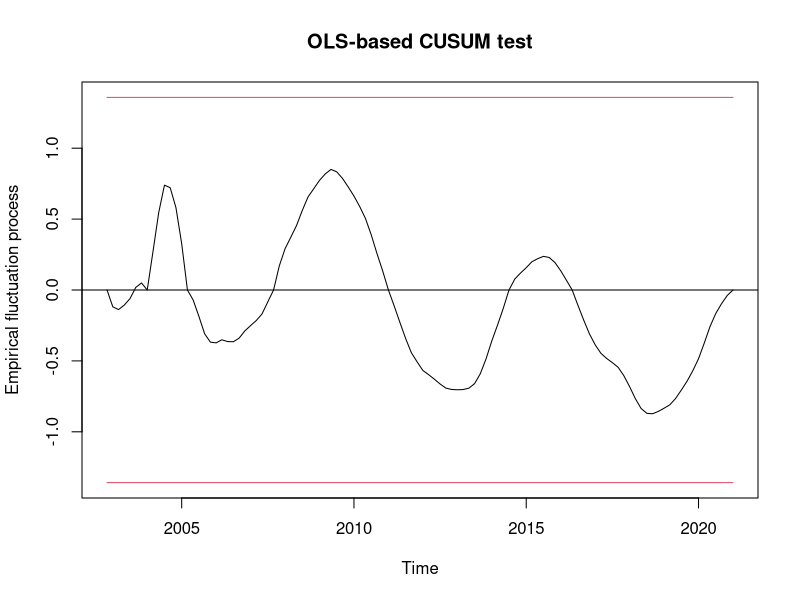
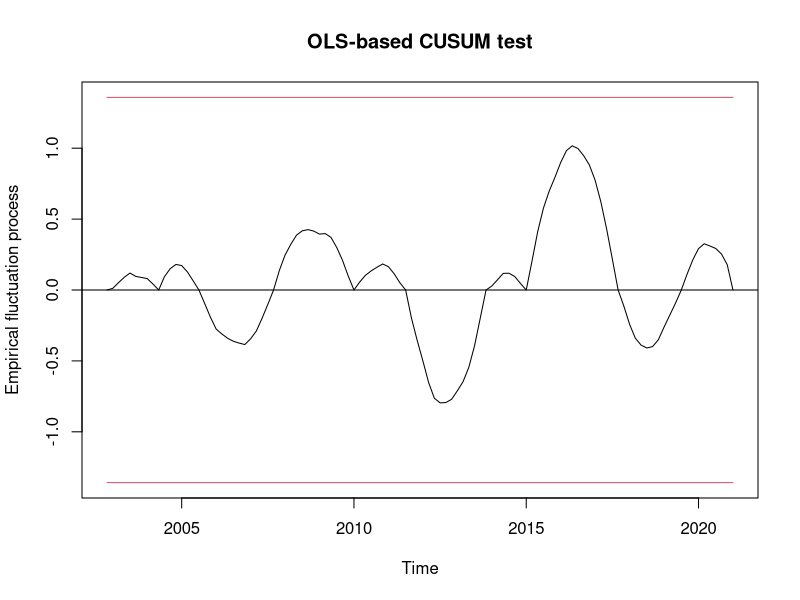
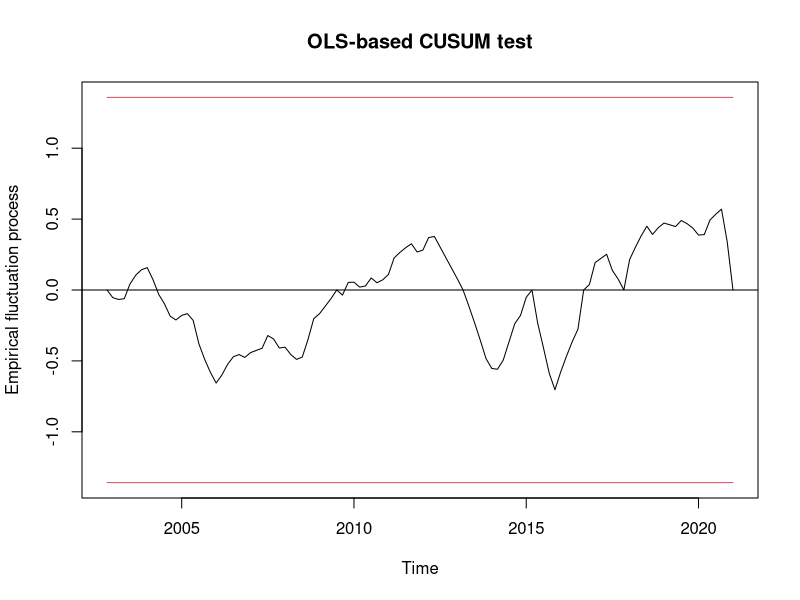
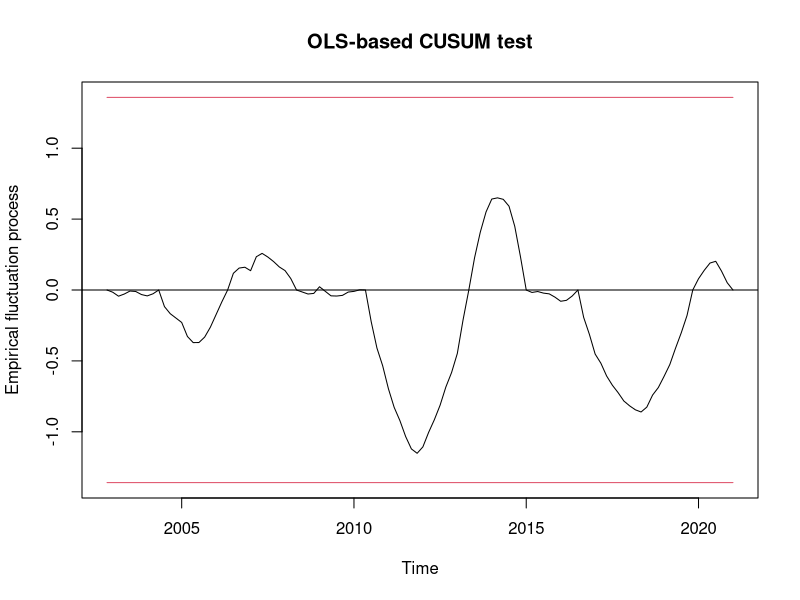

These charts were generated, in order, by the following R code:
############### Test for Structural breakpoints - OLS-CUSUM Tests: BRIC ###############
# install.packages('zoo')
# install.packages('strucchange')
# install.packages('tseries')
# install.packages('sandwich')

library(zoo)
library(sandwich)
library(strucchange)
library(tseries)

set.seed(20240101) # For reproducibility, we are using this seed value


################## Brazil ############################
# Set the working directory
setwd("./FEWNet/dataset/brazil")
getwd()

setwd("/Users/shovonsengupta/Desktop/All/Time_Series_Forecasting_Research/Inflation_Forecasting_BRIC_Paper/Github/github_code_final/FEWNet/dataset/brazil")
getwd()

# Data
cpi.df <- read.csv("Brazil_CPI_inf_rate_Monthly_base_mulvar_cpi_epu_gprc_202201.csv",header=TRUE)
cpi.df$date <- as.Date(cpi.df$date)
str(cpi.df)


# Convert Date into a numeric quantity
cpi.df$date_n <- as.numeric(cpi.df$date)


# Convert CPI inflation into a time series object
CPI_brazil <- ts(cpi.df$CPI_inflation_rate, start = 2003, end = 2021, frequency = 6)
CPI_brazil
length(CPI_brazil)

# Define a time period variable
time <- c(1:109)

# Identify the breakpoints
length(CPI_brazil)
CPI_brazil_bp <- breakpoints(CPI_brazil ~ time, h = 7)
CPI_brazil_bp

# Check for the statistical significance of the break-points
coef(CPI_brazil_bp)

# Check for the statistical significance of the break-points
addi_CPI_BP <- efp(CPI_brazil ~ breakfactor(CPI_brazil_bp), type = "OLS-CUSUM")
plot(addi_CPI_BP)

################## Russia ############################
# Set the working directory
setwd("./FEWNet/dataset/russia")
getwd()

setwd("/Users/shovonsengupta/Desktop/All/Time_Series_Forecasting_Research/Inflation_Forecasting_BRIC_Paper/Github/github_code_final/FEWNet/dataset/russia")
getwd()

# Data
cpi.df <- read.csv("RUS_CPI_inf_rate_Monthly_mulvar_epu_gprc_202201.csv",header=TRUE)
cpi.df$date <- as.Date(cpi.df$date)
str(cpi.df)

# Convert Date into a numeric quantity
cpi.df$date_n <- as.numeric(cpi.df$date)
str(cpi.df)

# Convert CPI inflation into a time series object
CPI_russia <- ts(cpi.df$cpi_inflation_rate, start = 2003, end = 2021, frequency = 6)
CPI_russia
length(CPI_russia)

# Define a time period variable
time <- c(1:109)

# Identify the breakpoints
length(CPI_russia)
CPI_russia_bp <- breakpoints(CPI_russia ~ time, h=7)
CPI_russia_bp

# Check for the statistical significance of the break-points
coef(CPI_russia_bp)

# Check for the statistical significance of the break-points
addi_CPI_BP <- efp(CPI_russia ~ breakfactor(CPI_russia_bp), type = "OLS-CUSUM")
plot(addi_CPI_BP)

################## India ############################
# Set the working directory
setwd("./FEWNet/dataset/india")
getwd()

setwd("/Users/shovonsengupta/Desktop/All/Time_Series_Forecasting_Research/Inflation_Forecasting_BRIC_Paper/Github/github_code_final/FEWNet/dataset/india")
getwd()

# Data
cpi.df <- read.csv("India_CPI_inf_rate_Monthly_base_mulvar_cpi_epu_gprc_202201.csv",header=TRUE)
cpi.df$Date <- as.Date(cpi.df$Date)
str(cpi.df)

# Convert Date into a numeric quantity
cpi.df$date_n <- as.numeric(cpi.df$Date)
str(cpi.df)

# Convert CPI inflation into a time series object
CPI_india <- ts(cpi.df$CPI_inflation_Rate, start = 2003, end = 2021, frequency = 6)
CPI_india
length(CPI_india)

# Define a time period variable
time <- c(1:109)


# Identify the breakpoints
length(CPI_india)
CPI_india_bp <- breakpoints(CPI_india ~ time, h = 7)
CPI_india_bp

# Check for the statistical significance of the break-points
coef(CPI_india_bp)

# Check for the statistical significance of the break-points
addi_CPI_BP <- efp(CPI_india ~ breakfactor(CPI_india_bp), type = "OLS-CUSUM")
# addi_CPI_BP <- efp(CPI_india ~ breakfactor(CPI_india_bp), type = "Score-MOSUM")
plot(addi_CPI_BP)

################## China ############################
# Set the working directory
setwd("./FEWNet/dataset/china")
getwd()

setwd("/Users/shovonsengupta/Desktop/All/Time_Series_Forecasting_Research/Inflation_Forecasting_BRIC_Paper/Github/github_code_final/FEWNet/dataset/china")
getwd()

# Data
cpi.df <- read.csv("China_CPI_inf_rate_Monthly_mulvariate_epu_gprc_202201.csv",header=TRUE)
cpi.df$date <- as.Date(cpi.df$date)
str(cpi.df)


# Convert Date into a numeric quantity
cpi.df$date_n <- as.numeric(cpi.df$date)
str(cpi.df)

# Convert CPI inflation into a time series object
CPI_china <- ts(cpi.df$cpi_inflation_rate, start = 2003, end = 2021, frequency = 6)
CPI_china
length(CPI_china)

# Define a time period variable
time <- c(1:109)


# Identify the breakpoints
length(CPI_china)
CPI_china_bp <- breakpoints(CPI_china ~ time, h = 7)
CPI_china_bp

# Check for the statistical significance of the break-points
coef(CPI_china_bp)

# Check for the statistical significance of the break-points
addi_CPI_BP <- efp(CPI_china ~ breakfactor(CPI_china_bp), type = "OLS-CUSUM")
plot(addi_CPI_BP)

####################### End of Code ##############################



























str(cpi.df)
